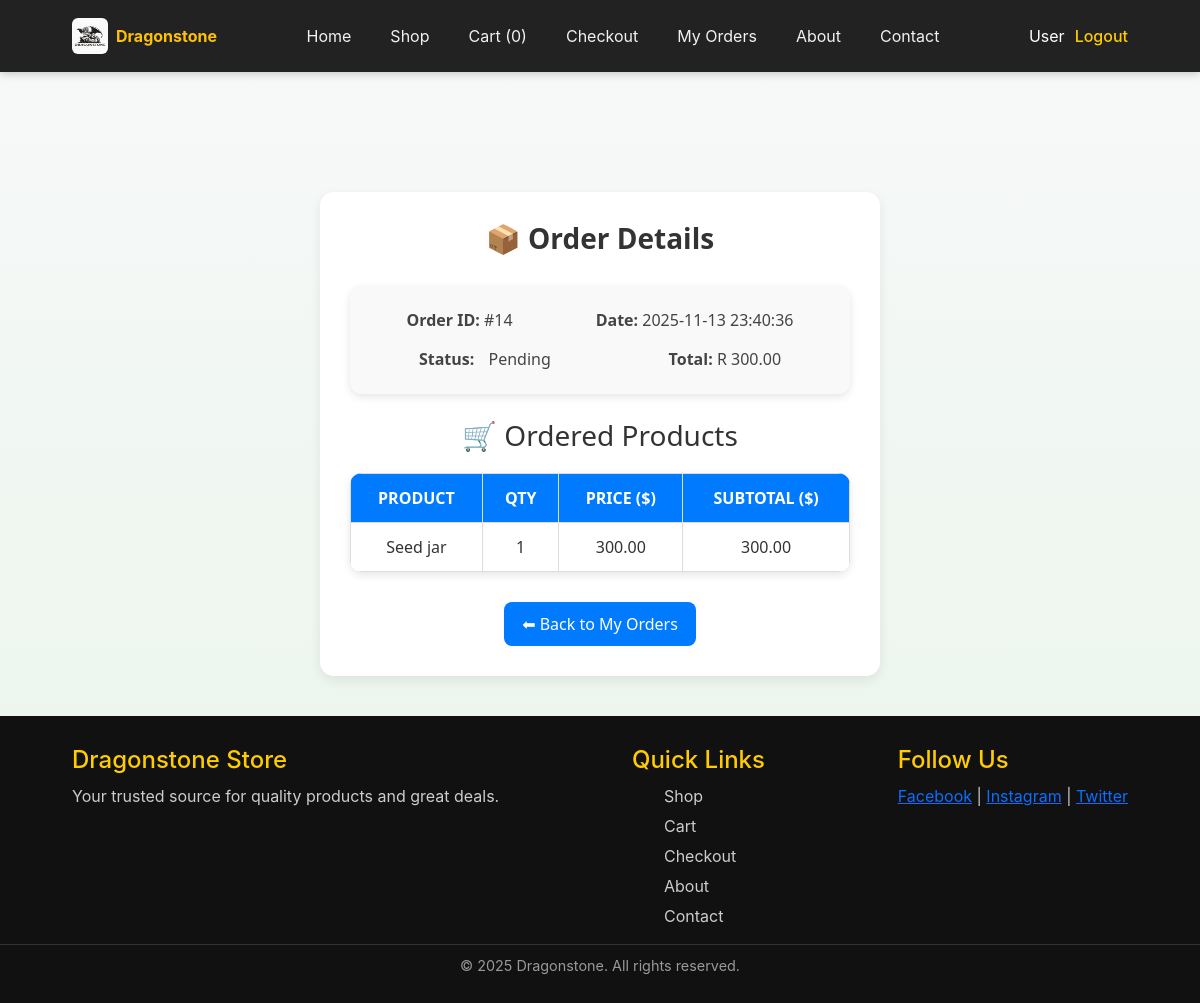
/order_detail.php?id=14 (signed in), run on the app's committed database.
### tables this page shows
CREATE TABLE `orders` (
  `id` int(11) NOT NULL,
  `user_id` int(11) NOT NULL,
  `status` varchar(50) DEFAULT 'Pending',
  `created_at` timestamp NOT NULL DEFAULT current_timestamp(),
  `total_amount` decimal(10,2) DEFAULT NULL,
  `payment_method` varchar(50) DEFAULT NULL
);

CREATE TABLE `order_items` (
  `id` int(11) NOT NULL,
  `order_id` int(11) NOT NULL,
  `product_id` int(11) NOT NULL,
  `quantity` int(11) NOT NULL,
  `price` decimal(10,2) NOT NULL
);

CREATE TABLE `products` (
  `id` int(11) NOT NULL,
  `category_id` int(11) NOT NULL,
  `name` varchar(150) NOT NULL,
  `description` text DEFAULT NULL,
  `price` decimal(10,2) NOT NULL,
  `image` varchar(255) DEFAULT NULL,
  `created_at` timestamp NOT NULL DEFAULT current_timestamp(),
  `carbon_footprint` decimal(5,2) DEFAULT NULL
);

### order_detail.php (the view, shortened to what this page needs)
<?php
include '../includes/header.php';
include '../database/db_connect.php';
$order_id = intval($_GET['id']);
$user_id = $_SESSION['user_id'];
$order_sql = "SELECT * FROM orders WHERE id = ? AND user_id = ?";
$stmt = $conn->prepare($order_sql);
$stmt->bind_param("ii", $order_id, $user_id);
$stmt->execute();
$order = $stmt->get_result()->fetch_assoc();
?>
<div class="order-detail-container">
    <div class="order-detail-header">
        <h2>📦 Order Details</h2>
    </div>
    <div class="order-summary">
    <p><strong>Order ID:</strong> #<?= htmlspecialchars($order['id']) ?></p>
    <p><strong>Date:</strong> <?= htmlspecialchars($order['created_at']) ?></p>
    <p><strong>Status:</strong>
        <span class="status status-<?= htmlspecialchars($order['status']) ?>">
            <?= ucfirst($order['status']) ?>
        </span>
    </p>
    <p><strong>Total:</strong> R <?= number_format($order['total_amount'], 2) ?></p>
</div>
    <h3 style="text-align:center; margin-bottom:15px;">🛒 Ordered Products</h3>
    <?php
    $items_sql = "SELECT oi.*, p.name AS product_name
                  FROM order_items oi
                  LEFT JOIN products p ON oi.product_id = p.id
                  WHERE oi.order_id = ?";
    $stmt_items = $conn->prepare($items_sql);
    $stmt_items->bind_param("i", $order_id);
    $stmt_items->execute();
    $items = $stmt_items->get_result();
    ?>
    <?php if ($items && $items->num_rows > 0): ?>
        <table class="styled-table">
            <thead>
                <tr>
                    <th>Product</th>
                    <th>Qty</th>
                    <th>Price ($)</th>
                    <th>Subtotal ($)</th>
                </tr>
            </thead>
            <tbody>
                <?php while ($row = $items->fetch_assoc()): ?>
                    <tr>
                        <td><?= htmlspecialchars($row['product_name']) ?></td>
                        <td><?= htmlspecialchars($row['quantity']) ?></td>
                        <td><?= number_format($row['price'], 2) ?></td>
                        <td><?= number_format($row['price'] * $row['quantity'], 2) ?></td>
                    </tr>
                <?php endwhile; ?>
            </tbody>
        </table>
    <?php else: ?>
        <div class="empty-message">
            <p>No items found for this order.</p>
        </div>
    <?php endif; ?>
    <div class="back-link">
        <a href="my_orders.php" class="btn-primary">⬅ Back to My Orders</a>
    </div>
</div>
<?php include '../includes/footer.php'; ?>

### style.css (style rules this page uses)
* { margin: 0; padding: 0; box-sizing: border-box; }
body { font-family: "Poppins", sans-serif; background: #f8f9fa; color: #333; min-height: 100vh; display: flex; flex-direction: column; }
table { width: 100%; border-collapse: collapse; margin-top: 25px; background: #fff; border-radius: 10px; overflow: hidden; }
th, td { padding: 12px 15px; text-align: left; border-bottom: 1px solid #eee; }
th { background: #222; color: #ffcc00; font-weight: 600; text-transform: uppercase; }
.styled-table { width: 100%; border-collapse: collapse; background: #fff; box-shadow: 0 3px 8px rgba(0, 0, 0, 0.1); border-radius: 12px; overflow: hidden; }
.styled-table th, .styled-table td { padding: 14px 16px; text-align: center; border-bottom: 1px solid #eee; }
.styled-table th { background-color: #f8f8f8; font-weight: bold; color: #444; }
.status { padding: 6px 12px; border-radius: 20px; font-weight: 500; text-transform: capitalize; }
.btn-primary { background-color: #28a745; color: #fff; padding: 10px 20px; text-decoration: none; border-radius: 6px; font-weight: 500; transition: 0.3s; }
.order-summary { background: #fff; padding: 20px; border-radius: 12px; box-shadow: 0 3px 8px rgba(0,0,0,0.1); max-width: 500px; margin: 0 auto 30px; line-height: 1.7; }
.order-summary p { font-size: 16px; color: #444; margin-bottom: 8px; }
.back-link { text-align: center; margin-top: 30px; }
:root { --primary-green: #2e7d32; --secondary-earth: #8d6e63; --accent-leaf: #4caf50; }
body { font-family: 'Inter', sans-serif; background: linear-gradient(to bottom, #f8f9fa, #e8f5e9); }

### order_detail.php (style rules this page uses)
.order-detail-container { max-width: 900px; margin: 40px auto; background: #fff; padding: 30px; border-radius: 14px; box-shadow: 0 4px 12px rgba(0,0,0,0.08); font-family: "Segoe UI", sans-serif; }
.order-detail-header { text-align: center; margin-bottom: 30px; }
.order-detail-header h2 { font-size: 28px; color: #333; font-weight: 600; }
.order-summary { display: flex; justify-content: space-around; flex-wrap: wrap; background: #f9f9f9; border-radius: 12px; padding: 15px; margin-bottom: 25px; }
.order-summary p { margin: 6px 12px; font-size: 16px; color: #444; }
.status { padding: 5px 10px; border-radius: 6px; font-weight: 500; }
.styled-table { width: 100%; border-collapse: collapse; margin-top: 20px; }
.styled-table th, .styled-table td { padding: 12px 15px; border: 1px solid #ddd; text-align: center; }
.styled-table th { background: #007bff; color: white; }
.back-link { text-align: center; margin-top: 30px; }
.btn-primary { display: inline-block; background: #007bff; color: white; padding: 10px 18px; border-radius: 8px; text-decoration: none; transition: background 0.3s; }

### data on the page
orders: id "14", created_at "2025-11-13 23:40:36", status "Pending", total_amount "300.00"
order_items: product.name "Seed jar", quantity "1", price "300.00", $row['price']*$row['quantity'] "300.00"

### other printed values
$cart_count "0"
$_SESSION['user_name'] "User"
